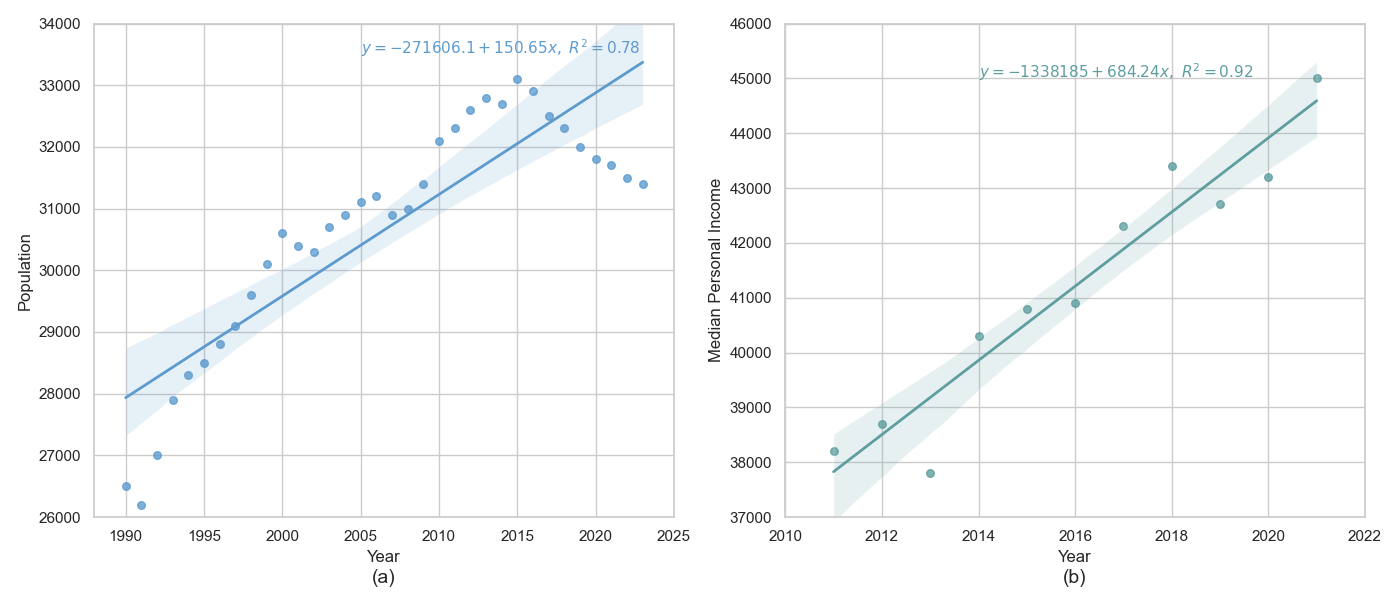

Source code (Python):
import matplotlib.pyplot as plt
import seaborn as sns
import pandas as pd
import numpy as np

# ==========================================
# 1. 准备数据
# ==========================================

# 数据组 (a): Population
data_a = pd.DataFrame({
    'Year': [1990, 1991, 1992, 1993, 1994, 1995, 1996, 1997, 1998, 1999, 
             2000, 2001, 2002, 2003, 2004, 2005, 2006, 2007, 2008, 2009, 
             2010, 2011, 2012, 2013, 2014, 2015, 2016, 2017, 2018, 2019, 
             2020, 2021, 2022, 2023],
    'Population': [26500, 26200, 27000, 27900, 28300, 28500, 28800, 29100, 29600, 30100,
                   30600, 30400, 30300, 30700, 30900, 31100, 31200, 30900, 31000, 31400,
                   32100, 32300, 32600, 32800, 32700, 33100, 32900, 32500, 32300, 32000,
                   31800, 31700, 31500, 31400]
})

# 数据组 (b): Median Personal Income
data_b = pd.DataFrame({
    'Year': [2011, 2012, 2013, 2014, 2015, 2016, 2017, 2018, 2019, 2020, 2021],
    'Income': [38200, 38700, 37800, 40300, 40800, 40900, 42300, 43400, 42700, 43200, 45000]
})
# 从CSV读取数据
# 确保 csv 文件和你的 py 脚本在同一个文件夹下
# data_a = pd.read_csv('population.csv')
# data_b = pd.read_csv('income.csv')
# ==========================================
# 2. 绘图设置
# ==========================================
# 设置风格，seaborn的 "whitegrid" 最接近原图
sns.set_theme(style="whitegrid")
fig, axes = plt.subplots(1, 2, figsize=(14, 6))

# ------------------------------------------
# 绘制图 (a) Population
# ------------------------------------------
sns.regplot(ax=axes[0], x='Year', y='Population', data=data_a,
            color="#5D9BCF",   # 接近原图的浅蓝色
            scatter_kws={'s': 30}, # 散点大小
            line_kws={'color': '#5D9BCF', 'linewidth': 2}, # 回归线样式
            ci=95) # 95% 置信区间（阴影部分）

axes[0].set_title("(a)", y=-0.15, fontsize=14) # 把标题放在底部
axes[0].set_xlim(1988, 2025) # 调整X轴范围
axes[0].set_ylim(26000, 34000) # 调整Y轴范围
# 添加方程注释
axes[0].text(2005, 33500, r'$y = -271606.1 + 150.65x, \ R^2=0.78$', 
             fontsize=11, color='#5D9BCF', fontweight='bold')

# ------------------------------------------
# 绘制图 (b) Median Personal Income
# ------------------------------------------
# 原图 (b) 也是偏绿色/灰绿色的调子
sns.regplot(ax=axes[1], x='Year', y='Income', data=data_b,
            color="#5F9EA0",   # 接近原图的灰绿色/CadetBlue
            scatter_kws={'s': 30},
            line_kws={'color': '#5F9EA0', 'linewidth': 2},
            ci=95)

axes[1].set_title("(b)", y=-0.15, fontsize=14)
axes[1].set_ylabel("Median Personal Income")
axes[1].set_xlim(2010, 2022)
axes[1].set_ylim(37000, 46000)
# 添加方程注释
axes[1].text(2014, 45000, r'$y = -1338185 + 684.24x, \ R^2=0.92$', 
             fontsize=11, color='#5F9EA0', fontweight='bold')

# ==========================================
# 3. 显示结果
# ==========================================
plt.tight_layout()
plt.show()
